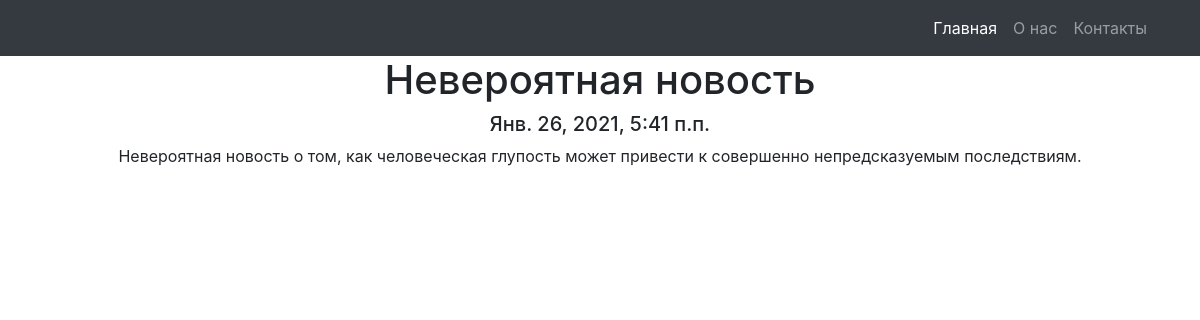
Page /news/11 on the committed database.
### news/models.py (models this page shows, shortened)
class Post(models.Model):
    author = models.ForeignKey(Author, on_delete=models.CASCADE, verbose_name='Автор')
    NEWS = 'NW'
    ARTICLE = 'AR'
    POST_TYPES = [
        (NEWS, 'News'),
        (ARTICLE, 'Article'),
    ]
    type = models.CharField(max_length=2, choices=POST_TYPES, default=NEWS, verbose_name='Тип')
    created_time = models.DateTimeField(auto_now_add=True, verbose_name='Дата и время')
    category = models.ManyToManyField(Category, through='PostCategory', verbose_name='Категория')
    header = models.CharField(max_length=255, verbose_name='Название')
    article_text = models.TextField(verbose_name='Текст')
    post_raiting = models.IntegerField(default=0, verbose_name='Рейтинг')
    def __str__(self):
        return self.header
    class Meta:
        verbose_name = 'Пост'
        verbose_name_plural = 'Посты'

### news/views.py (the view)
# urls.py: path('<int:pk>', PostDetail.as_view(), name='new'),
class PostDetail(DetailView):
    model = Post
    template_name = 'new.html'
    context_object_name = 'post'

### news/templates/news/new.html (shortened to what this page needs)
{% extends 'flatpages/default.html' %}
{% block content %}
<h1>{{ post }}</h1>
<h5>{{ post.created_time }}</h5>
<p>{{ post.article_text }}</p>
{% endblock content %}

### rows in the picture
Post: header "Невероятная новость", created_time "Янв. 26, 2021, 5:41 п.п.", article_text "Невероятная новость о том, как человеческая глупость может привести к совершенно непредсказуемым последствиям."
